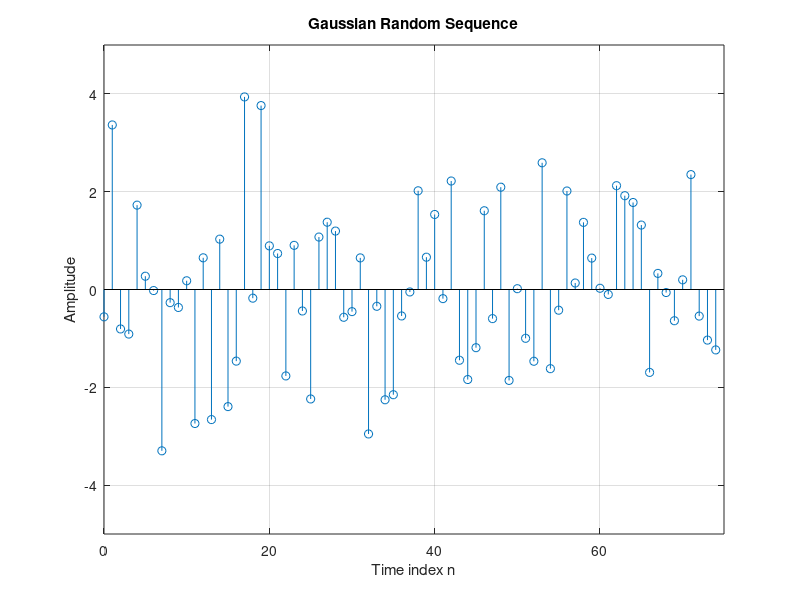

This chart was generated by the following MATLAB code:
% Program Q1.27
clf;
n=0:74;
expected = 0;
variance = 3;
x = sqrt(variance) * randn(1,75) + expected;
stem(n,x);
axis([0 75 -5 5]);
title('Gaussian Random Sequence');
xlabel('Time index n');
ylabel('Amplitude');
grid;
axis;
